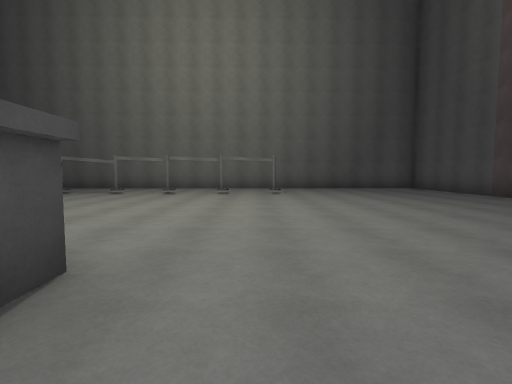
[1] (above)

14 first-person views from a walk through a scene from a Unity 3-D project. The camera is 1.4 m above the floor, tilts 4° down and sees 85° across. The floor is counted in squares, 2 m on a side. Each view is taken from the middle of a square. On the plan, view 1 faces up. The plan holds only what a view shows up to about 9 squares ahead; the rest is blank. The place goes on beyond the plan. The player is left out. Some surface patterns are stand-ins.

[2]
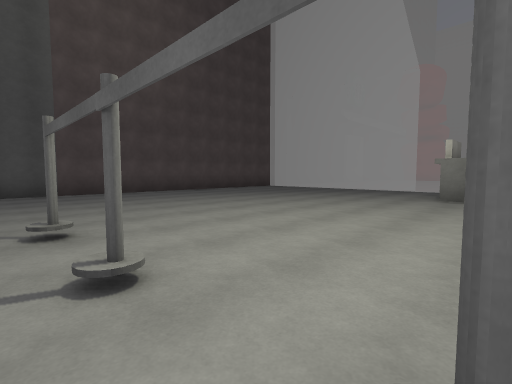

[3]
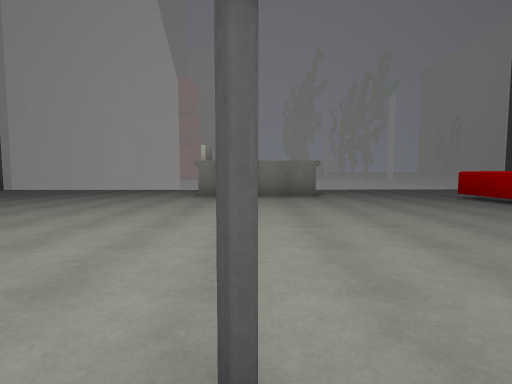

[4]
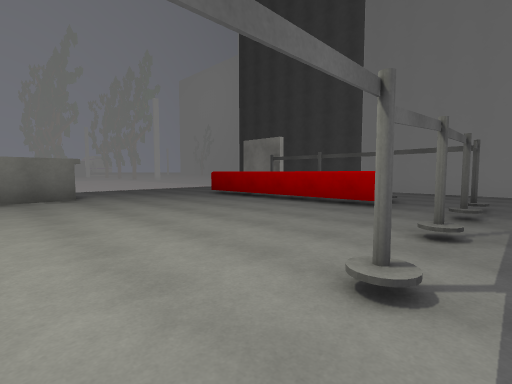

[5]
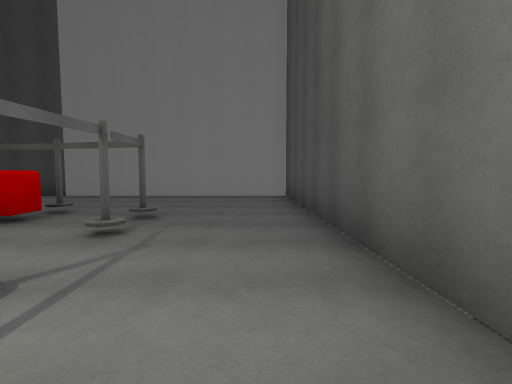

[6]
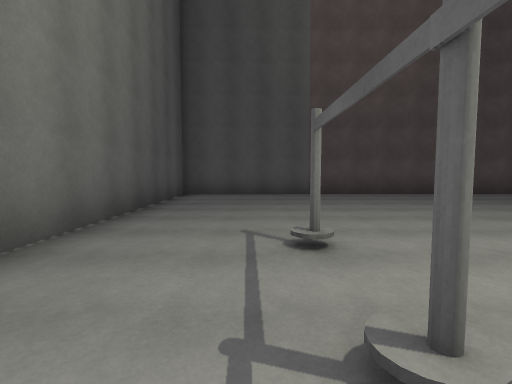

[7]
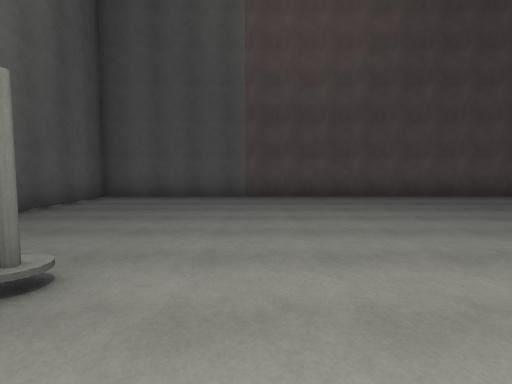

[8]
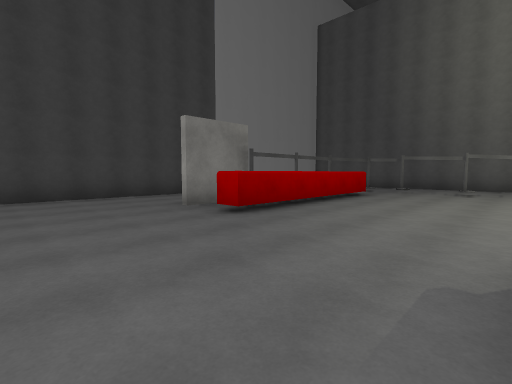

[9]
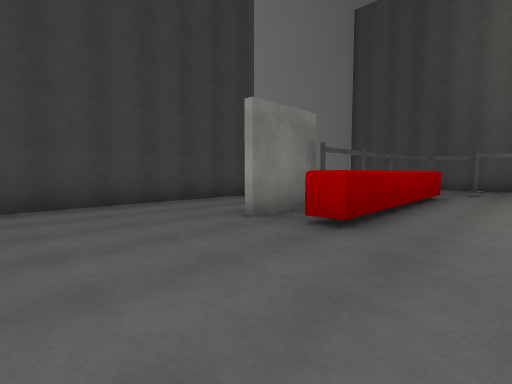

[10]
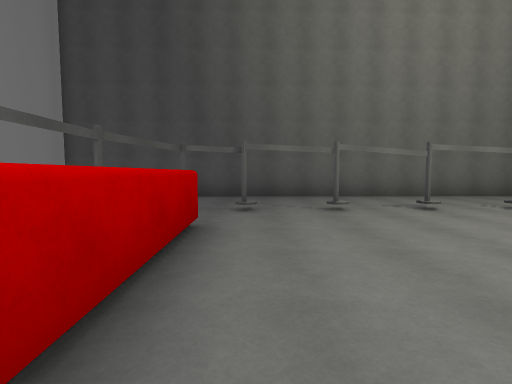

[11]
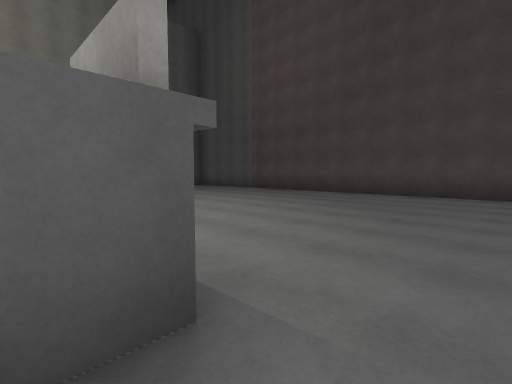

[12]
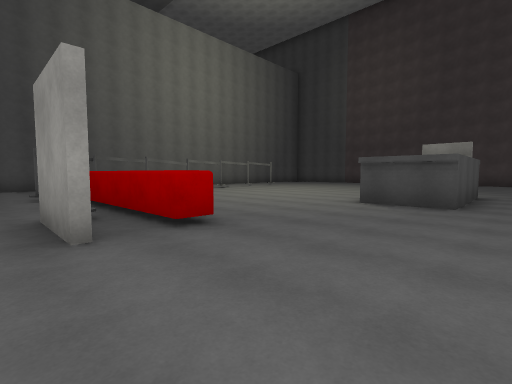

[13]
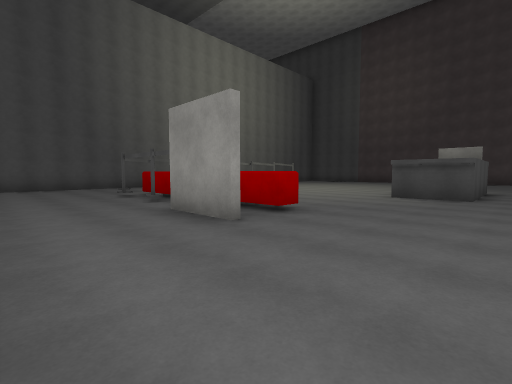

[14]
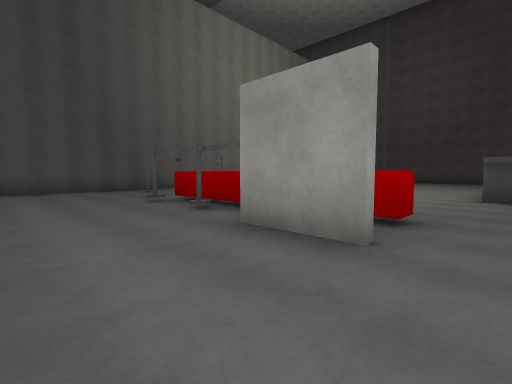

### Floor plan
Points are (right, up) in squares from view 1. A wall is a line through its corners. A room is listed if a view was taken in it or the views show most of it. See-through windows are left out.
Room 1 (views 1, 2, 3, 4, 5, 6, 7, 8, 9, 10, 11, 12, 13, 14)
walls: (-1.2, 0.1) (-4.7, 0) (-4.7, 1.9) (-1.3, 1.9) (-1.3, 1.3); (-8.6, 2.2) (-9.2, 2.2) (-9.3, 7.6) (-8.8, 7.7) (-8.6, 2.2); (-10.2, 4) (-10.2, 2.1); (-10.4, 2.1) (-10.4, 4); (7, -0.6) (7, 12.3) (-13.5, 11.9) (-13.2, -0.8)

Positions as (right, up) in squares from view 1, and headings:
1: (0, 0), facing up
2: (-3, 10), facing down-right
3: (-3, 10), facing down
4: (-3, 10), facing down-left
5: (-5, 11), facing left
6: (-2, 10), facing right
7: (-1, 8), facing right
8: (-5, -1), facing up-left
9: (-7, -1), facing up-left
10: (-8, 4), facing up
11: (-2, -1), facing up-right
12: (-11, -1), facing up-right
13: (-13, -1), facing up-right
14: (-13, 1), facing up-right
